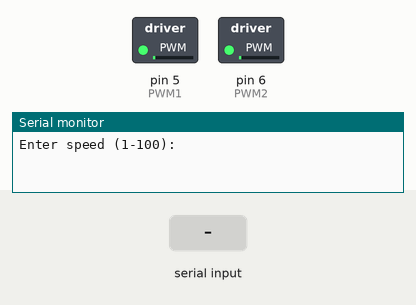
The sketch below on a simulated Arduino Uno, built with avr-gcc and run on an emulated ATmega328P. On the bench: switched loads named in the sketch (green lamp = pin HIGH), the last lines printed to the serial monitor. Inputs (shaded band) come from the test bench.

Above: at 2.2 s.
2.3 s: "90,45\n" received over Serial
At 3.7 s:
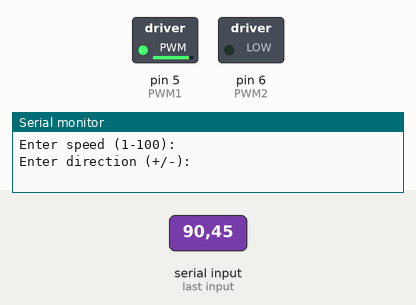
Timing chart, 0 to 5.3 s (numbered marks = the images above; inputs shaded):
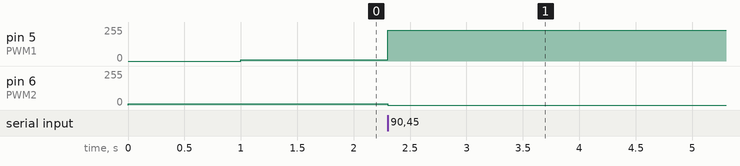

The sketch:

main.ino
```cpp
// (C) Erik Lindstrand, Konstantinos Rokanas, Michal Spano, group: 5 (2024)
// Work package 6
// Exercise 1, task 1
// Submission code: 389372

// Defines section
#define PWM1 5
#define PWM2 6

#define SPEED_MAX    255 // Maximum speed value
#define SERIAL_PORT 9600 // Serial monitor

/* The setup function of the program */
void setup() {
  Serial.begin(SERIAL_PORT); // Begin Serial Monitor
  pinMode(PWM1,OUTPUT);      // DC motor config 1
  pinMode(PWM2,OUTPUT);      // DC motor config 2

  // To avoid a bug with TinkerCad. Replace 1 with 0 to disable the following.
#if 1
  analogWrite(PWM2, 10); delay(1000); analogWrite(PWM1, 10);
#endif
}

/* The loop function of the program */
void loop() {
  // To avoid a bug with TinkerCad. Replace 1 with 0 to disable the following.
#if 1
  analogWrite(PWM1, 10); delay(1000); analogWrite(PWM2, 10);
#endif

  // Prompt message to enter a speed value
  Serial.println("Enter speed (1-100):");

  // Read the value from the user (3 digits)
  int speed = get_int(3);

  // Remap the value to 0-SPEED_MAX. We desire to make the UX intuitive for the
  // user and they merely input a value that is 1-100 (which is easy to understand).
  speed = map(speed, 1, 100, 0, SPEED_MAX);

  // Prompt message to enter a direction
  Serial.println("Enter direction (+/-):");

  // Read one character
  char dir = get_char();

  // If '-' (negative) is passed, invert the `speed` value.
  if (dir == '-') speed = -speed;

  for (;;) { // the same as `while(1)`; do in an indefinite execution block
    if (speed >= 0) { // Clockwise rotation

      // The motor will not react with too little values, hence remap the speed
      // to >= 100.
      if (speed < 100) speed = 100;
      analogWrite(PWM2, 0);     // Write 0 to PWM2
      analogWrite(PWM1, speed); // Write the speed
    } else { // Counter-clockwise rotation
      // The motor will not react with too little values, hence remap the speed
      // to <= -100.
      if (-speed < 100) speed = -100;
      analogWrite(PWM1, 0);      // Write 0 to PWM1
      analogWrite(PWM2, -speed); // Write the speed in negative direction
    }
  }
}

/**
 * A helper function to read a `size` digit integer from the Serial port.
 *
 * @param size - how many digits to read.
 * @returns    - a three digit integer read from the Serial port.
 */
int get_int(const uint8_t size){
  char buf[size]; // To store the raw value
  int ready =  0, // To indicate the state
      input = -1; // To store the parsed value

  // While the user is typing the value, block the exeuction
  while (!ready) {
    ready = Serial.readBytes(buf, size); // Read 'size' chars
    input = atoi(&buf[0]);               // Attempt to parse as an int
  }

  // Return the obtained value from the user.
  return input;
}

/**
 * A helper functon to read a single character from the Serial port.
 *
 * @returns - the read character value.
 */
char get_char(){
  char buf;      // Store the character
  int ready = 0; // Indicate the state of reading

  // While the user is typing, block the execution and read one Byte (i.e., 1
  // char).
  while (!ready) ready = Serial.readBytes((char*)&buf, 1);

  // Return the read value
  return buf;
}
```

Measured:
- after the input at 2.3 s, pin 5 (PWM1): 10/255 → 229/255 at once; pin 6 (PWM2): 10/255 → 0/255 at once
